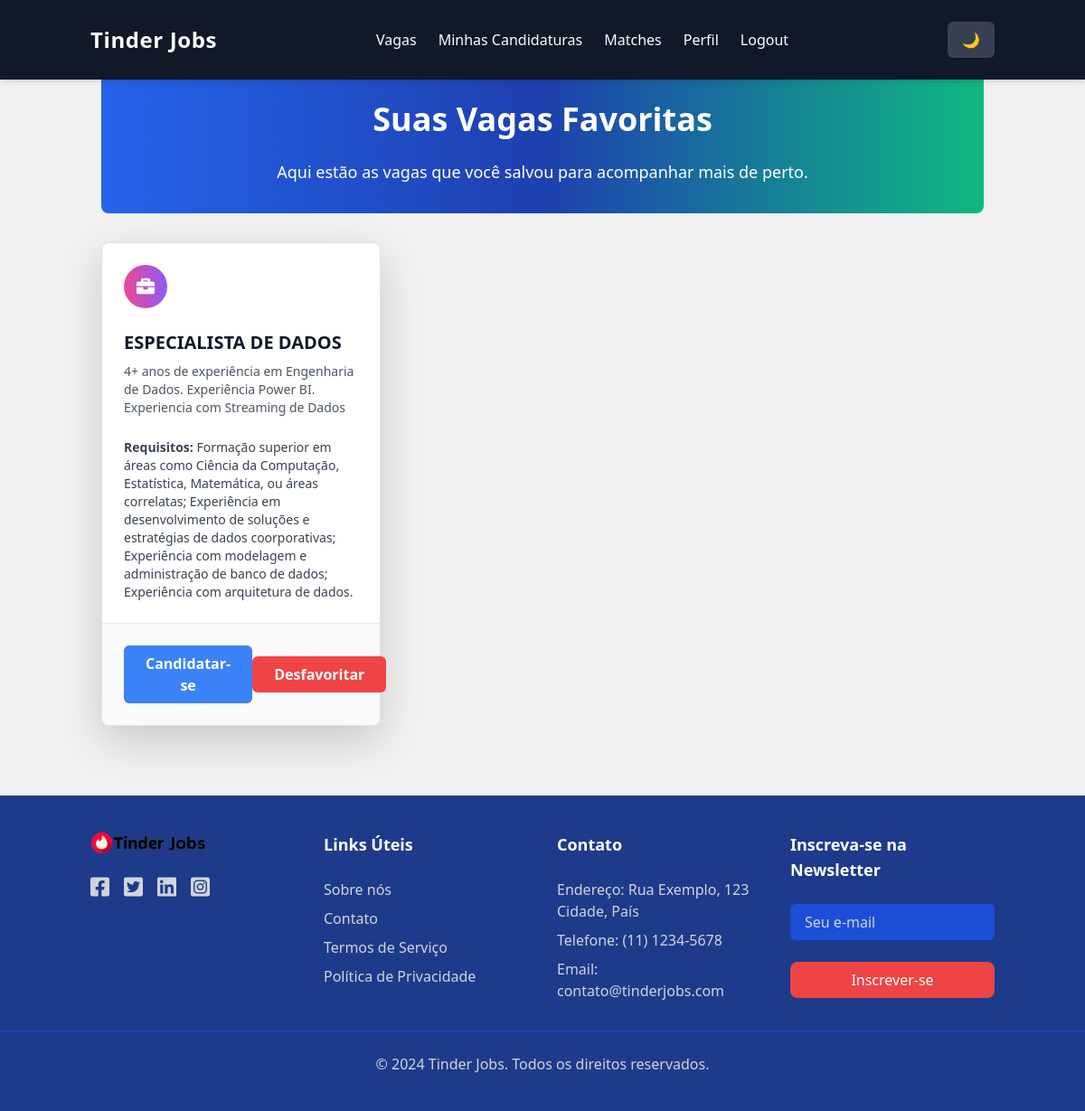
The app's page /dev/favorites (signed in) with its own data.
### main.py (models this page shows)
class Job(db.Model):
    id = db.Column(db.Integer, primary_key=True)
    title = db.Column(db.String(100), nullable=False)
    description = db.Column(db.Text, nullable=False)
    requirements = db.Column(db.Text, nullable=False)
    empresa_id = db.Column(db.Integer, db.ForeignKey('empresa.id'), nullable=False)
    empresa = db.relationship('Empresa', backref=db.backref('jobs', lazy=True))
    applications = db.relationship('Application', cascade="all, delete-orphan", backref="job")

### main.py (the view)
@app.route('/dev/favorites')
def dev_favorites():
    if 'user_email' not in session:
        flash("Você precisa estar logado para ver suas vagas favoritas.", "danger")
        return redirect(url_for('dev_login'))
    dev = Dev.query.filter_by(email=session['user_email']).first()
    favorite_jobs = dev.favorites  # Obtém as vagas favoritedas pelo dev
    return render_template('dev_favorites.html', jobs=favorite_jobs)

### templates/dev_favorites.html (shortened to what this page needs)
{% extends 'base.html' %}
{% block content %}
<div class="container mx-auto mt-10 px-4">
    <div class="bg-gradient-to-r from-blue-600 via-blue-800 to-green-500 text-white rounded-lg p-8 text-center mb-8">
        <h2 class="text-4xl font-semibold mb-4">Suas Vagas Favoritas</h2>
        <p class="text-lg">Aqui estão as vagas que você salvou para acompanhar mais de perto.</p>
    </div>
    <div class="grid grid-cols-1 md:grid-cols-2 lg:grid-cols-3 gap-6">
        {% for job in jobs %}
        <div class="relative bg-white border border-gray-200 rounded-lg shadow-lg hover:shadow-xl transform hover:scale-105 transition-transform duration-300 ease-in-out">
            <div class="p-6">
                <div class="w-12 h-12 mb-4 bg-gradient-to-r from-pink-500 to-purple-500 rounded-full flex items-center justify-center">
                    <i class="fas fa-briefcase text-white text-xl"></i>
                </div>
                <h5 class="text-xl font-bold text-gray-900 mb-2">{{ job.title }}</h5>
                <p class="text-gray-600 text-sm mb-4">{{ job.description }}</p>
                <p class="text-sm text-gray-700 font-medium"><strong>Requisitos:</strong> {{ job.requirements }}</p>
            </div>
            <div class="flex justify-between items-center px-6 py-4 bg-gray-50 border-t border-gray-200 rounded-b-lg">
                <form action="{{ url_for('apply_job', job_id=job.id) }}" method="POST">
                    <button type="submit" class="px-4 py-2 bg-blue-500 text-white font-semibold rounded-md hover:bg-blue-600 transition-colors duration-300">
                        Candidatar-se
                    </button>
                </form>
                <form action="{{ url_for('unfavorite_job', job_id=job.id) }}" method="POST">
                    <button type="submit" class="px-4 py-2 bg-red-500 text-white font-semibold rounded-md hover:bg-red-600 transition-colors duration-300">
                        Desfavoritar
                    </button>
                </form>
            </div>
        </div>
        {% endfor %}
    </div>
</div>
{% endblock %}

### static/css/styles.css (style rules this page uses)
body { margin: 0; padding: 0; width: 100%; height: 100vh; background-color: #f2f2f2; }

### records on screen
Job: title "ESPECIALISTA DE DADOS", description "4+ anos de experiência em Engenharia de Dados. Experiência Power BI. Experiencia com Streaming de Dados", requirements "Formação superior em áreas como Ciência da Computação, Estatística, Matemática, ou áreas correlatas; Experiência em desenvolvimento de soluções e estratégias de dados coorporativas; Experiência com modelagem e administração de banco de dados; Experiência com arquitetura de dados."
